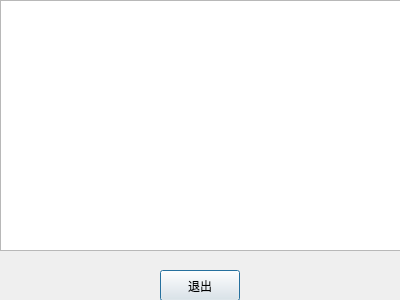
<?xml version="1.0" encoding="UTF-8"?>
<ui version="4.0">
 <class>Dialog</class>
 <widget class="QDialog" name="Dialog">
  <property name="geometry">
   <rect>
    <x>0</x>
    <y>0</y>
    <width>400</width>
    <height>300</height>
   </rect>
  </property>
  <property name="windowTitle">
   <string>Dialog</string>
  </property>
  <widget class="QPushButton" name="pushButton">
   <property name="geometry">
    <rect>
     <x>160</x>
     <y>270</y>
     <width>80</width>
     <height>31</height>
    </rect>
   </property>
   <property name="text">
    <string>退出</string>
   </property>
  </widget>
  <widget class="QTextEdit" name="textEdit">
   <property name="geometry">
    <rect>
     <x>0</x>
     <y>0</y>
     <width>401</width>
     <height>251</height>
    </rect>
   </property>
  </widget>
 </widget>
 <resources/>
 <connections>
  <connection>
   <sender>pushButton</sender>
   <signal>clicked()</signal>
   <receiver>Dialog</receiver>
   <slot>close()</slot>
   <hints>
    <hint type="sourcelabel">
     <x>204</x>
     <y>262</y>
    </hint>
    <hint type="destinationlabel">
     <x>199</x>
     <y>149</y>
    </hint>
   </hints>
  </connection>
 </connections>
</ui>
